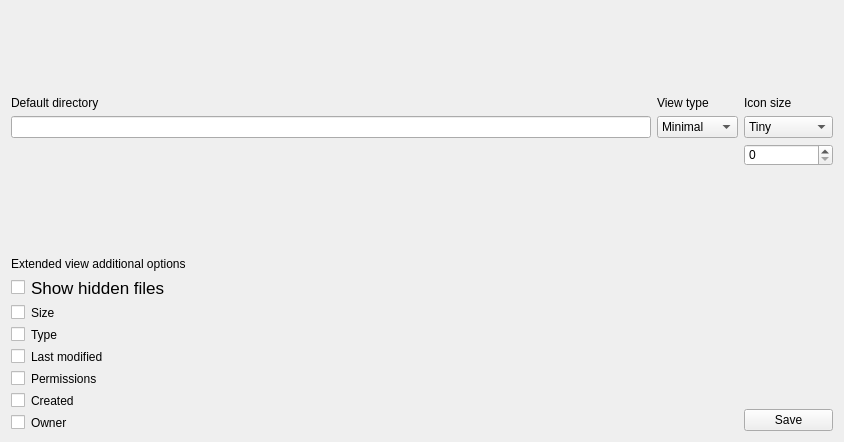
<?xml version="1.0" encoding="UTF-8"?>
<ui version="4.0">
 <class>SettingsWindow</class>
 <widget class="QWidget" name="SettingsWindow">
  <property name="geometry">
   <rect>
    <x>0</x>
    <y>0</y>
    <width>844</width>
    <height>442</height>
   </rect>
  </property>
  <property name="windowTitle">
   <string>Default settings</string>
  </property>
  <property name="styleSheet">
   <string notr="true">border-color: rgb(255, 120, 0);</string>
  </property>
  <layout class="QGridLayout" name="gridLayout" rowstretch="1,1,1,1,1,1,1">
   <item row="5" column="0" rowspan="2">
    <layout class="QVBoxLayout" name="extended_opts_layout">
     <item>
      <widget class="QCheckBox" name="size_chek_box">
       <property name="text">
        <string>Size</string>
       </property>
      </widget>
     </item>
     <item>
      <widget class="QCheckBox" name="type_check_box">
       <property name="text">
        <string>Type</string>
       </property>
      </widget>
     </item>
     <item>
      <widget class="QCheckBox" name="date_check_box">
       <property name="text">
        <string>Last modified</string>
       </property>
      </widget>
     </item>
     <item>
      <widget class="QCheckBox" name="permissions_check_box">
       <property name="text">
        <string>Permissions</string>
       </property>
      </widget>
     </item>
     <item>
      <widget class="QCheckBox" name="created_check_box">
       <property name="text">
        <string>Created</string>
       </property>
      </widget>
     </item>
     <item>
      <widget class="QCheckBox" name="owner_check_box">
       <property name="text">
        <string>Owner</string>
       </property>
      </widget>
     </item>
    </layout>
   </item>
   <item row="1" column="0">
    <widget class="QLineEdit" name="default_dir_line"/>
   </item>
   <item row="3" column="0" alignment="Qt::AlignmentFlag::AlignBottom">
    <widget class="QLabel" name="opts_label">
     <property name="text">
      <string>Extended view additional options</string>
     </property>
    </widget>
   </item>
   <item row="2" column="3">
    <widget class="QSpinBox" name="icon_size_spin_box"/>
   </item>
   <item row="6" column="3">
    <widget class="QPushButton" name="save_button">
     <property name="text">
      <string>Save</string>
     </property>
    </widget>
   </item>
   <item row="0" column="0" alignment="Qt::AlignmentFlag::AlignBottom">
    <widget class="QLabel" name="default_dir_label">
     <property name="text">
      <string>Default directory</string>
     </property>
    </widget>
   </item>
   <item row="1" column="1">
    <widget class="QComboBox" name="view_type_combo_box">
     <item>
      <property name="text">
       <string>Minimal</string>
      </property>
     </item>
     <item>
      <property name="text">
       <string>Extended</string>
      </property>
     </item>
    </widget>
   </item>
   <item row="0" column="3" alignment="Qt::AlignmentFlag::AlignBottom">
    <widget class="QLabel" name="icon_size_label">
     <property name="text">
      <string>Icon size</string>
     </property>
    </widget>
   </item>
   <item row="0" column="1" alignment="Qt::AlignmentFlag::AlignBottom">
    <widget class="QLabel" name="view_type_label">
     <property name="text">
      <string>View type</string>
     </property>
    </widget>
   </item>
   <item row="1" column="3">
    <widget class="QComboBox" name="icon_size_combo_box">
     <item>
      <property name="text">
       <string>Tiny</string>
      </property>
     </item>
     <item>
      <property name="text">
       <string>Small</string>
      </property>
     </item>
     <item>
      <property name="text">
       <string>Normal</string>
      </property>
     </item>
     <item>
      <property name="text">
       <string>Large</string>
      </property>
     </item>
     <item>
      <property name="text">
       <string>Extra large</string>
      </property>
     </item>
     <item>
      <property name="text">
       <string>Custom</string>
      </property>
     </item>
    </widget>
   </item>
   <item row="4" column="0">
    <widget class="QCheckBox" name="dot_files_check_box">
     <property name="font">
      <font>
       <pointsize>13</pointsize>
       <bold>false</bold>
       <kerning>true</kerning>
      </font>
     </property>
     <property name="text">
      <string>Show hidden files</string>
     </property>
     <property name="iconSize">
      <size>
       <width>20</width>
       <height>20</height>
      </size>
     </property>
    </widget>
   </item>
  </layout>
 </widget>
 <resources/>
 <connections/>
</ui>
